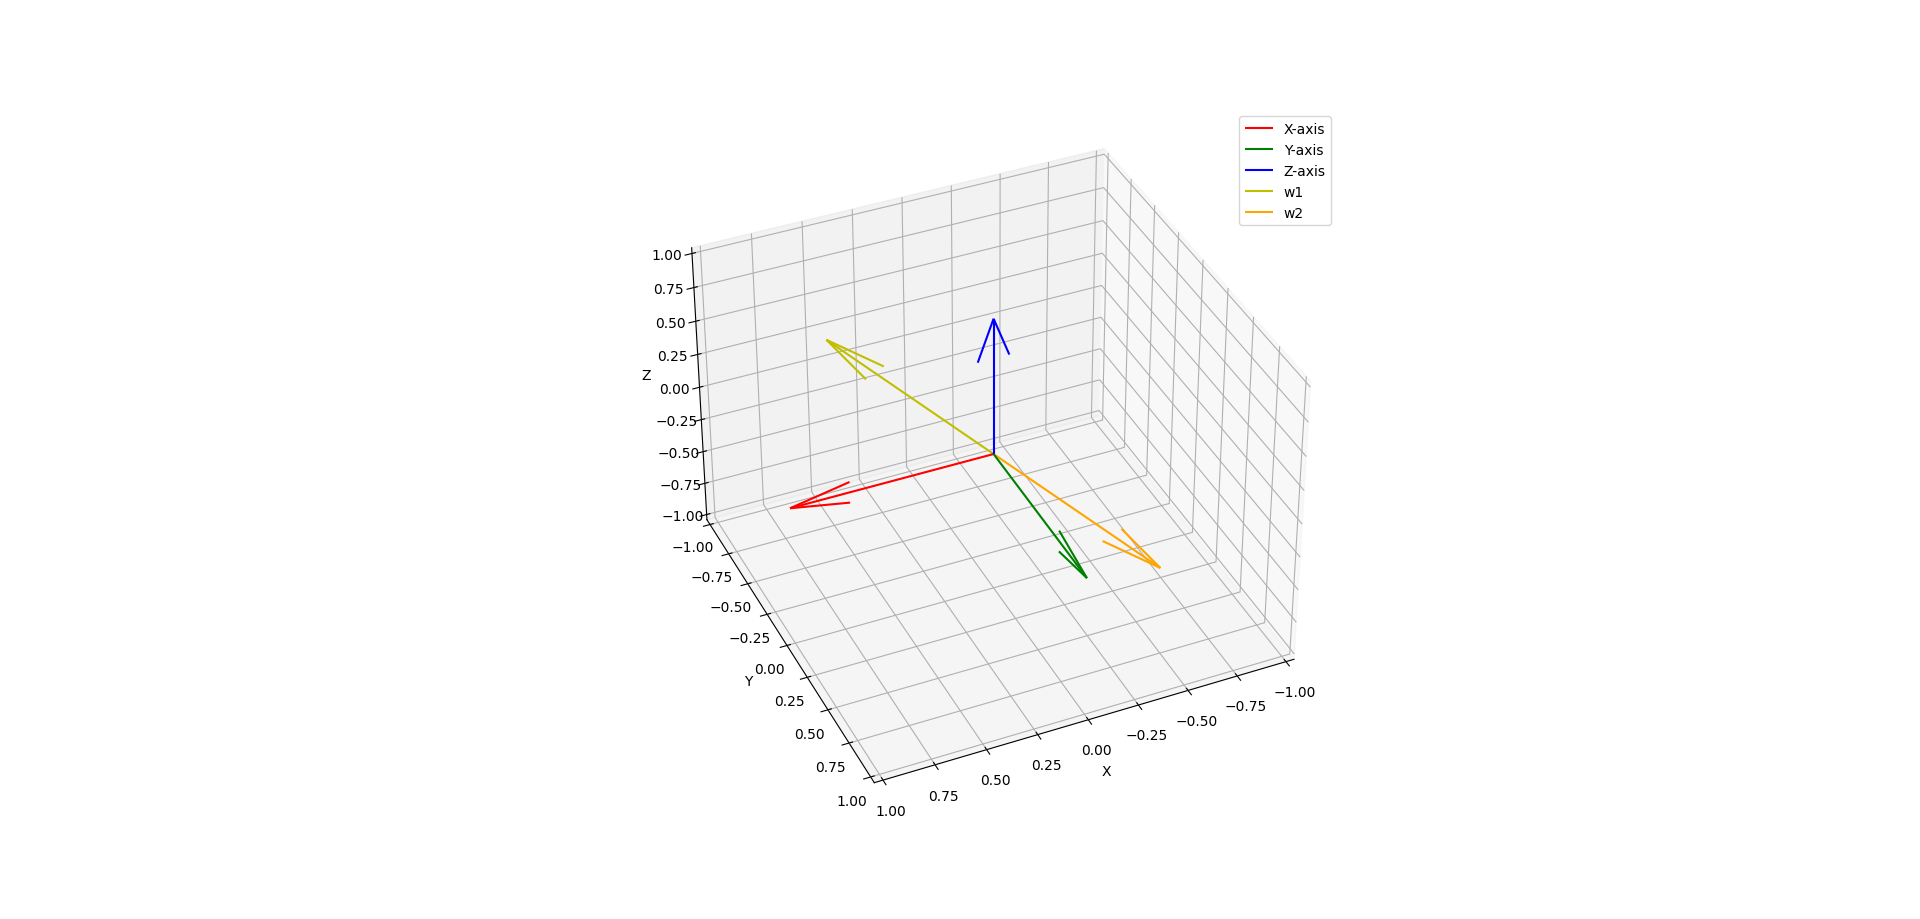

Reproduce this figure in Python.
# Imports
import numpy as np
import matplotlib.pyplot as plt
        

# Set the numpy print preferences
np.set_printoptions(suppress=True)

# Input your rotation matrix here
R = np.array([[0, -1, 0], [0, 0, -1], [1, 0, 0]]) # For Question 1
# R = np.array([[0, 0, 1], [0, -1, 0], [1, 0, 0]]) # for Question 2

# Calculate theta
theta1 = np.arccos((R[0][0] + R[1][1] + R[2][2] - 1)/2)
theta2 = -theta1 # Because it's cosine

# For exponential coordinates
# Scenario 1: sin(theta) != 0
tolerance = 1e-5
if np.sin(theta1) <= (0-tolerance) or (np.sin(theta1) >= (0+tolerance)):
    
    w_hat_bracket_1 = 1/(2*np.sin(theta1)) * (R - R.T)
    w1_hat_1 = w_hat_bracket_1[2][1]
    w2_hat_1 = w_hat_bracket_1[0][2]
    w3_hat_1 = w_hat_bracket_1[1][0]
    w_hat1 = [w1_hat_1, w2_hat_1, w3_hat_1]
    
    w_hat_bracket_2 = 1/(2*np.sin(theta2)) * (R - R.T)
    w1_hat_2 = w_hat_bracket_2[2][1]
    w2_hat_2 = w_hat_bracket_2[0][2]
    w3_hat_2 = w_hat_bracket_2[1][0]
    w_hat2 = [w1_hat_2, w2_hat_2, w3_hat_2]

    # Print the result!
    print(f"\nWith theta1 = {theta1} rad, w_hat_bracket is = ")
    print(w_hat_bracket_1)
    print(f"\nAnd the w_hat is = {w_hat1}\n")
    print(f"\nWith theta2 = {theta2} rad, w_hat_bracket is = ")
    print(w_hat_bracket_2, "\n")
    print(f"\nAnd the w_hat is = {w_hat2}\n")

    # And plot the w_hat axes!
    # Create vectors for the coordinate frame
    origin = np.zeros(3)
    x_axis = [1, 0, 0]
    y_axis = [0, 1, 0]
    z_axis = [0, 0, 1]
    w_axis_1 = w_hat1
    w_axis_2 = w_hat2

    # Visualize the coordinate frame
    fig = plt.figure()
    ax = fig.add_subplot(111, projection='3d')
    ax.quiver(*origin, *x_axis, color='r', label='X-axis')
    ax.quiver(*origin, *y_axis, color='g', label='Y-axis')
    ax.quiver(*origin, *z_axis, color='b', label='Z-axis')
    ax.quiver(*origin, *w_axis_1, color='y', label='w1')
    ax.quiver(*origin, *w_axis_2, color='orange', label='w2')

    ax.set_xlim(-1, 1)
    ax.set_ylim(-1, 1)
    ax.set_zlim(-1, 1)
    ax.set_xlabel('X')
    ax.set_ylabel('Y')
    ax.set_zlabel('Z')
    ax.legend()

    plt.show()

# Scenario 2: theta = k*pi AND k is an EVEN integer
elif theta1/np.pi % 2 == 0:
    print("\nRESULT: w_hat cannot be obtained because R = I and the axis of rotation is undefined!\n")

# Scenario 3: theta = k*pi AND k is an ODD integer
elif theta1/np.pi % 2 != 0:
    # We need to find the individual components of [w_hat]
    w1_hat_pos1 = np.sqrt((R[0][0] + 1)/2)
    w1_hat_pos2 = -np.sqrt((R[0][0] + 1)/2)
    w2_hat_pos1 = np.sqrt((R[1][1] + 1)/2)
    w2_hat_pos2 = -np.sqrt((R[1][1] + 1)/2)
    w3_hat_pos1 = np.sqrt((R[2][2] + 1)/2)
    w3_hat_pos2 = -np.sqrt((R[2][2] + 1)/2)

    # Go through all the potential combinations of (w1_hat, w2_hat, w3_hat)
    potential_combinations = [[w1_hat_pos1, w2_hat_pos1, w3_hat_pos1],
                              [w1_hat_pos1, w2_hat_pos1, w3_hat_pos2],
                              [w1_hat_pos1, w2_hat_pos2, w3_hat_pos1],
                              [w1_hat_pos1, w2_hat_pos2, w3_hat_pos2],
                              [w1_hat_pos2, w2_hat_pos1, w3_hat_pos1],
                              [w1_hat_pos2, w2_hat_pos1, w3_hat_pos2],
                              [w1_hat_pos2, w2_hat_pos2, w3_hat_pos1],
                              [w1_hat_pos2, w2_hat_pos2, w3_hat_pos2]]

    # Check which are actual solutions
    solutions = []
    for combination in potential_combinations:
        w1_hat = combination[0]
        w2_hat = combination[1]
        w3_hat = combination[2]
        w_hat = np.array([[2*np.power(w1_hat, 2)-1, 2*w1_hat*w2_hat, 2*w1_hat*w3_hat],
                        [2*w1_hat*w2_hat, 2*np.power(w2_hat, 2)-1, 2*w2_hat*w3_hat], 
                        [2*w1_hat*w3_hat, 2*w2_hat*w3_hat, 2*np.power(w3_hat, 2)-1]])
        
        # Check if this is equal to R, and if so, check if it has been added to solutions. If NOT, then add it as a potential solution:
        if np.allclose(R, w_hat, atol=tolerance):
            if [w1_hat, w2_hat, w3_hat] not in solutions:
                solutions.append([w1_hat, w2_hat, w3_hat])
        
        # Stop if two solutions have been found
        if len(solutions) >= 2:
            break
        
    # Save them with the appropriate name
    w_hat1 = solutions[0]
    w_hat2 = solutions[1]

    # Print the result!
    print(f"\nWith theta1 = {theta1} rad, w_hat is = ")
    print(w_hat1)
    print(f"\nWith theta2 = {theta1} rad, w_hat is = ")
    print(w_hat2, "\n")

    # And plot the w_hat axes!
    # Create vectors for the coordinate frame
    origin = np.zeros(3)
    x_axis = [1, 0, 0]
    y_axis = [0, 1, 0]
    z_axis = [0, 0, 1]
    w_axis_1 = w_hat1
    w_axis_2 = w_hat2

    # Visualize the coordinate frame
    fig = plt.figure()
    ax = fig.add_subplot(111, projection='3d')
    ax.quiver(*origin, *x_axis, color='r', label='X-axis')
    ax.quiver(*origin, *y_axis, color='g', label='Y-axis')
    ax.quiver(*origin, *z_axis, color='b', label='Z-axis')
    ax.quiver(*origin, *w_axis_1, color='y', label='w1')
    ax.quiver(*origin, *w_axis_2, color='orange', label='w2')

    ax.set_xlim(-1, 1)
    ax.set_ylim(-1, 1)
    ax.set_zlim(-1, 1)
    ax.set_xlabel('X')
    ax.set_ylabel('Y')
    ax.set_zlabel('Z')
    ax.legend()

    plt.show()
    
